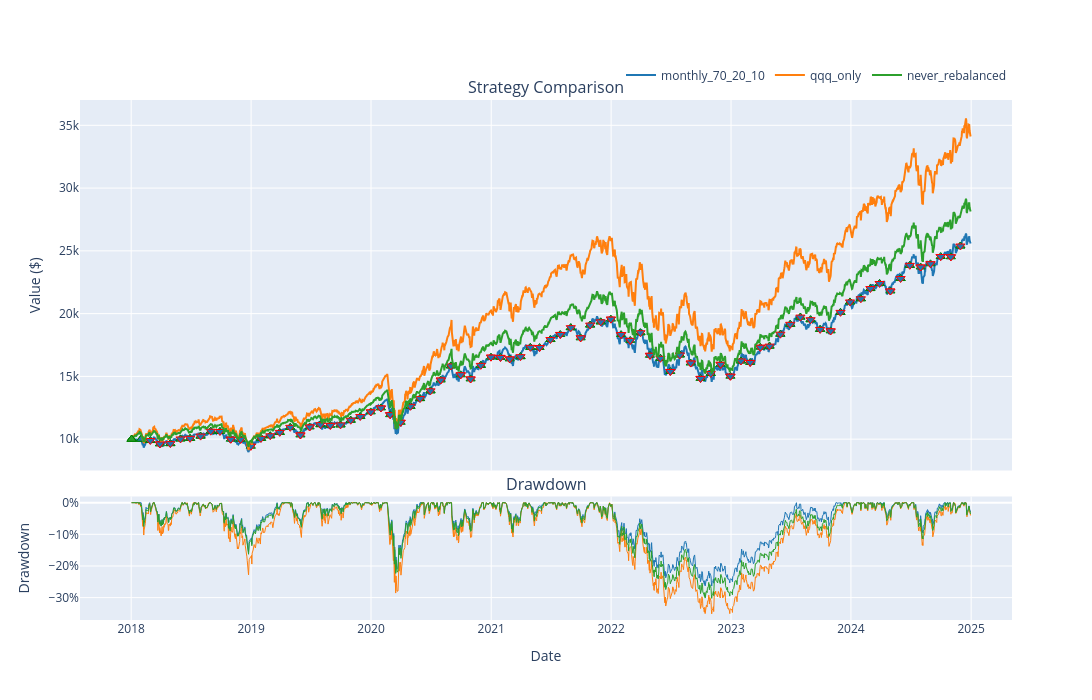

The cell this chart's notebook holds for it:
### Code cell
comparison.plot_interactive()

### Figure 1 — Plotly figure (JSON) as saved in the notebook; plotly's stock layout.template omitted (floating-point values rounded to 4 significant figures; data arrays with more than 128 entries replaced by an {"elided": "..."} marker saying what was removed)
{"data": [{"hoverinfo": "none", "legendgroup": "monthly_70_20_10", "line": {"color": "#1f77b4", "width": 2}, "mode": "lines", "name": "monthly_70_20_10", "type": "scatter", "x": {"elided": "1760 str values"}, "xaxis": "x", "y": {"elided": "1760 float values"}, "yaxis": "y"}, {"hovertemplate": "%{x|%Y-%m-%d}<br>%{text}<extra></extra>", "legendgroup": "monthly_70_20_10", "marker": {"color": "#1f77b4", "line": {"color": "green", "width": 1}, "size": 8, "symbol": "triangle-up"}, "mode": "markers", "name": "monthly_70_20_10 Buy", "showlegend": false, "text": {"elided": "130 str values"}, "type": "scatter", "x": {"elided": "130 str values"}, "xaxis": "x", "y": {"elided": "130 float values"}, "yaxis": "y"}, {"hovertemplate": "%{x|%Y-%m-%d}<br>%{text}<extra></extra>", "legendgroup": "monthly_70_20_10", "marker": {"color": "#1f77b4", "line": {"color": "red", "width": 1}, "size": 8, "symbol": "triangle-down"}, "mode": "markers", "name": "monthly_70_20_10 Sell", "showlegend": false, "text": ["monthly_70_20_10 SELL BIL<br>$75.02 × 0.32", "monthly_70_20_10 SELL BIL<br>$75.11 × 0.76", "monthly_70_20_10 SELL GLD<br>$125.79 × 0.27", "monthly_70_20_10 SELL QQQ<br>$152.98 × 0.10", "monthly_70_20_10 SELL QQQ<br>$161.66 × 0.75", "monthly_70_20_10 SELL QQQ<br>$163.51 × 0.29", "monthly_70_20_10 SELL QQQ<br>$168.09 × 0.43", "monthly_70_20_10 SELL QQQ<br>$177.80 × 0.77", "monthly_70_20_10 SELL BIL<br>$75.75 × 0.11", "monthly_70_20_10 SELL BIL<br>$75.88 × 1.66", "monthly_70_20_10 SELL GLD<br>$115.15 × 0.73", "monthly_70_20_10 SELL BIL<br>$76.02 × 0.08", "monthly_70_20_10 SELL GLD<br>$115.54 × 0.04", "monthly_70_20_10 SELL BIL<br>$76.16 × 1.50", "monthly_70_20_10 SELL GLD<br>$121.25 × 0.86", "monthly_70_20_10 SELL QQQ<br>$160.94 × 0.98", "monthly_70_20_10 SELL QQQ<br>$165.75 × 0.39", "monthly_70_20_10 SELL QQQ<br>$172.26 × 0.54", "monthly_70_20_10 SELL QQQ<br>$181.73 × 0.68", "monthly_70_20_10 SELL BIL<br>$76.87 × 1.64", "monthly_70_20_10 SELL GLD<br>$123.33 × 0.65", "monthly_70_20_10 SELL QQQ<br>$179.44 × 0.58", "monthly_70_20_10 SELL GLD<br>$133.20 × 0.14", "monthly_70_20_10 SELL QQQ<br>$183.63 × 0.28", "monthly_70_20_10 SELL BIL<br>$77.28 × 0.19", "monthly_70_20_10 SELL GLD<br>$143.75 × 0.65", "monthly_70_20_10 SELL QQQ<br>$181.80 × 0.25", "monthly_70_20_10 SELL QQQ<br>$189.76 × 0.42", "monthly_70_20_10 SELL QQQ<br>$197.48 × 0.62", "monthly_70_20_10 SELL QQQ<br>$205.15 × 0.31", "monthly_70_20_10 SELL GLD<br>$142.90 × 0.05", "monthly_70_20_10 SELL QQQ<br>$211.39 × 0.18", "monthly_70_20_10 SELL GLD<br>$149.33 × 0.15", "monthly_70_20_10 SELL BIL<br>$77.89 × 1.41", "monthly_70_20_10 SELL GLD<br>$148.38 × 0.31", "monthly_70_20_10 SELL BIL<br>$78.05 × 1.62", "monthly_70_20_10 SELL GLD<br>$148.05 × 0.39", "monthly_70_20_10 SELL QQQ<br>$211.68 × 1.41", "monthly_70_20_10 SELL QQQ<br>$225.66 × 0.68", "monthly_70_20_10 SELL QQQ<br>$239.84 × 0.62", "monthly_70_20_10 SELL QQQ<br>$257.46 × 0.42", "monthly_70_20_10 SELL GLD<br>$185.43 × 0.34", "monthly_70_20_10 SELL QQQ<br>$285.64 × 1.20", "monthly_70_20_10 SELL BIL<br>$78.01 × 1.80", "monthly_70_20_10 SELL GLD<br>$177.12 × 0.03", "monthly_70_20_10 SELL BIL<br>$78.02 × 0.85", "monthly_70_20_10 SELL GLD<br>$176.20 × 0.14", "monthly_70_20_10 SELL QQQ<br>$290.23 × 1.40", "monthly_70_20_10 SELL QQQ<br>$304.46 × 0.28", "monthly_70_20_10 SELL GLD<br>$178.36 × 0.26", "monthly_70_20_10 SELL QQQ<br>$305.26 × 0.15", "monthly_70_20_10 SELL BIL<br>$78.01 × 0.06", "monthly_70_20_10 SELL QQQ<br>$304.85 × 0.22", "monthly_70_20_10 SELL BIL<br>$78.01 × 0.30", "monthly_70_20_10 SELL QQQ<br>$310.08 × 0.23", "monthly_70_20_10 SELL QQQ<br>$328.41 × 0.50", "monthly_70_20_10 SELL BIL<br>$77.99 × 0.03", "monthly_70_20_10 SELL GLD<br>$178.38 × 0.75", "monthly_70_20_10 SELL QQQ<br>$344.78 × 0.91", "monthly_70_20_10 SELL QQQ<br>$354.65 × 0.22", "monthly_70_20_10 SELL GLD<br>$169.82 × 0.03", "monthly_70_20_10 SELL QQQ<br>$369.61 × 0.44", "monthly_70_20_10 SELL BIL<br>$77.96 × 2.09", "monthly_70_20_10 SELL GLD<br>$164.22 × 0.12", "monthly_70_20_10 SELL QQQ<br>$376.02 × 0.74", "monthly_70_20_10 SELL QQQ<br>$383.53 × 0.23", "monthly_70_20_10 SELL QQQ<br>$387.94 × 0.01", "monthly_70_20_10 SELL GLD<br>$170.96 × 0.24", "monthly_70_20_10 SELL BIL<br>$77.94 × 3.16", "monthly_70_20_10 SELL GLD<br>$168.09 × 0.54", "monthly_70_20_10 SELL BIL<br>$77.92 × 1.18", "monthly_70_20_10 SELL GLD<br>$178.38 × 0.89", "monthly_70_20_10 SELL QQQ<br>$353.95 × 0.45", "monthly_70_20_10 SELL BIL<br>$77.95 × 4.61", "monthly_70_20_10 SELL GLD<br>$176.91 × 0.80", "monthly_70_20_10 SELL BIL<br>$77.97 × 0.63", "monthly_70_20_10 SELL BIL<br>$78.03 × 2.72", "monthly_70_20_10 SELL GLD<br>$168.46 × 0.47", "monthly_70_20_10 SELL QQQ<br>$308.58 × 1.40", "monthly_70_20_10 SELL BIL<br>$78.21 × 1.73", "monthly_70_20_10 SELL GLD<br>$159.27 × 0.09", "monthly_70_20_10 SELL BIL<br>$78.37 × 3.21", "monthly_70_20_10 SELL GLD<br>$154.67 × 0.49", "monthly_70_20_10 SELL QQQ<br>$272.38 × 0.51", "monthly_70_20_10 SELL QQQ<br>$287.48 × 0.28", "monthly_70_20_10 SELL GLD<br>$164.81 × 0.34", "monthly_70_20_10 SELL BIL<br>$79.03 × 2.55", "monthly_70_20_10 SELL GLD<br>$169.64 × 0.84", "monthly_70_20_10 SELL QQQ<br>$289.40 × 0.93", "monthly_70_20_10 SELL QQQ<br>$288.36 × 0.14", "monthly_70_20_10 SELL BIL<br>$79.53 × 0.43", "monthly_70_20_10 SELL QQQ<br>$315.73 × 0.71", "monthly_70_20_10 SELL GLD<br>$183.22 × 0.04", "monthly_70_20_10 SELL GLD<br>$184.80 × 0.03", "monthly_70_20_10 SELL QQQ<br>$342.36 × 0.86", "monthly_70_20_10 SELL QQQ<br>$363.94 × 0.71", "monthly_70_20_10 SELL QQQ<br>$377.99 × 0.30", "monthly_70_20_10 SELL BIL<br>$81.52 × 0.76", "monthly_70_20_10 SELL BIL<br>$81.85 × 2.07", "monthly_70_20_10 SELL BIL<br>$82.20 × 0.48", "monthly_70_20_10 SELL GLD<br>$184.09 × 0.81", "monthly_70_20_10 SELL QQQ<br>$383.61 × 0.99", "monthly_70_20_10 SELL QQQ<br>$405.05 × 0.51", "monthly_70_20_10 SELL QQQ<br>$412.42 × 0.21", "monthly_70_20_10 SELL QQQ<br>$434.20 × 0.50", "monthly_70_20_10 SELL GLD<br>$205.72 × 0.73", "monthly_70_20_10 SELL BIL<br>$84.37 × 1.65", "monthly_70_20_10 SELL GLD<br>$211.87 × 0.60", "monthly_70_20_10 SELL QQQ<br>$446.38 × 0.54", "monthly_70_20_10 SELL QQQ<br>$475.26 × 0.63", "monthly_70_20_10 SELL BIL<br>$85.48 × 0.56", "monthly_70_20_10 SELL GLD<br>$226.55 × 0.62", "monthly_70_20_10 SELL QQQ<br>$472.44 × 0.01", "monthly_70_20_10 SELL GLD<br>$231.29 × 0.10", "monthly_70_20_10 SELL QQQ<br>$484.83 × 0.07", "monthly_70_20_10 SELL GLD<br>$243.06 × 0.26", "monthly_70_20_10 SELL BIL<br>$86.58 × 0.28", "monthly_70_20_10 SELL GLD<br>$253.51 × 0.43", "monthly_70_20_10 SELL QQQ<br>$506.35 × 0.63"], "type": "scatter", "x": ["2018-02-28T05:00:00.000000", "2018-03-29T04:00:00.000000", "2018-03-29T04:00:00.000000", "2018-04-30T04:00:00.000000", "2018-05-31T04:00:00.000000", "2018-06-29T04:00:00.000000", "2018-07-31T04:00:00.000000", "2018-08-31T04:00:00.000000", "2018-09-28T04:00:00.000000", "2018-10-31T04:00:00.000000", "2018-10-31T04:00:00.000000", "2018-11-30T05:00:00.000000", "2018-11-30T05:00:00.000000", "2018-12-31T05:00:00.000000", "2018-12-31T05:00:00.000000", "2019-01-31T05:00:00.000000", "2019-02-28T05:00:00.000000", "2019-03-29T04:00:00.000000", "2019-04-30T04:00:00.000000", "2019-05-31T04:00:00.000000", "2019-05-31T04:00:00.000000", "2019-06-28T04:00:00.000000", "2019-06-28T04:00:00.000000", "2019-07-31T04:00:00.000000", "2019-08-30T04:00:00.000000", "2019-08-30T04:00:00.000000", "2019-09-30T04:00:00.000000", "2019-10-31T04:00:00.000000", "2019-11-29T05:00:00.000000", "2019-12-31T05:00:00.000000", "2019-12-31T05:00:00.000000", "2020-01-31T05:00:00.000000", "2020-01-31T05:00:00.000000", "2020-02-28T05:00:00.000000", "2020-02-28T05:00:00.000000", "2020-03-31T04:00:00.000000", "2020-03-31T04:00:00.000000", "2020-04-30T04:00:00.000000", "2020-05-29T04:00:00.000000", "2020-06-30T04:00:00.000000", "2020-07-31T04:00:00.000000", "2020-07-31T04:00:00.000000", "2020-08-31T04:00:00.000000", "2020-09-30T04:00:00.000000", "2020-09-30T04:00:00.000000", "2020-10-30T04:00:00.000000", "2020-10-30T04:00:00.000000", "2020-11-30T05:00:00.000000", "2020-12-31T05:00:00.000000", "2020-12-31T05:00:00.000000", "2021-01-29T05:00:00.000000", "2021-01-29T05:00:00.000000", "2021-02-26T05:00:00.000000", "2021-02-26T05:00:00.000000", "2021-03-31T04:00:00.000000", "2021-04-30T04:00:00.000000", "2021-05-28T04:00:00.000000", "2021-05-28T04:00:00.000000", "2021-06-30T04:00:00.000000", "2021-07-30T04:00:00.000000", "2021-07-30T04:00:00.000000", "2021-08-31T04:00:00.000000", "2021-09-30T04:00:00.000000", "2021-09-30T04:00:00.000000", "2021-10-29T04:00:00.000000", "2021-11-30T05:00:00.000000", "2021-12-31T05:00:00.000000", "2021-12-31T05:00:00.000000", "2022-01-31T05:00:00.000000", "2022-01-31T05:00:00.000000", "2022-02-28T05:00:00.000000", "2022-02-28T05:00:00.000000", "2022-03-31T04:00:00.000000", "2022-04-29T04:00:00.000000", "2022-04-29T04:00:00.000000", "2022-05-31T04:00:00.000000", "2022-06-30T04:00:00.000000", "2022-06-30T04:00:00.000000", "2022-07-29T04:00:00.000000", "2022-08-31T04:00:00.000000", "2022-08-31T04:00:00.000000", "2022-09-30T04:00:00.000000", "2022-09-30T04:00:00.000000", "2022-10-31T04:00:00.000000", "2022-11-30T05:00:00.000000", "2022-11-30T05:00:00.000000", "2022-12-30T05:00:00.000000", "2022-12-30T05:00:00.000000", "2023-01-31T05:00:00.000000", "2023-02-28T05:00:00.000000", "2023-02-28T05:00:00.000000", "2023-03-31T04:00:00.000000", "2023-03-31T04:00:00.000000", "2023-04-28T04:00:00.000000", "2023-05-31T04:00:00.000000", "2023-06-30T04:00:00.000000", "2023-07-31T04:00:00.000000", "2023-08-31T04:00:00.000000", "2023-09-29T04:00:00.000000", "2023-10-31T04:00:00.000000", "2023-10-31T04:00:00.000000", "2023-11-30T05:00:00.000000", "2023-12-29T05:00:00.000000", "2024-01-31T05:00:00.000000", "2024-02-29T05:00:00.000000", "2024-03-28T04:00:00.000000", "2024-04-30T04:00:00.000000", "2024-04-30T04:00:00.000000", "2024-05-31T04:00:00.000000", "2024-06-28T04:00:00.000000", "2024-07-31T04:00:00.000000", "2024-07-31T04:00:00.000000", "2024-08-30T04:00:00.000000", "2024-08-30T04:00:00.000000", "2024-09-30T04:00:00.000000", "2024-09-30T04:00:00.000000", "2024-10-31T04:00:00.000000", "2024-10-31T04:00:00.000000", "2024-11-29T05:00:00.000000"], "xaxis": "x", "y": [9890.0, 9617.0, 9617.0, 9643.0, 10020.0, 10060.0, 10240.0, 10640.0, 10610.0, 10000.0, 10000.0, 9989.0, 9989.0, 9436.0, 9436.0, 10060.0, 10270.0, 10540.0, 10940.0, 10340.0, 10340.0, 10970.0, 10970.0, 11160.0, 11100.0, 11100.0, 11140.0, 11510.0, 11800.0, 12170.0, 12170.0, 12490.0, 12490.0, 11950.0, 11950.0, 11340.0, 11340.0, 12620.0, 13230.0, 13850.0, 14710.0, 14710.0, 15830.0, 15130.0, 15130.0, 14800.0, 14800.0, 15880.0, 16540.0, 16540.0, 16510.0, 16510.0, 16390.0, 16390.0, 16570.0, 17320.0, 17300.0, 17300.0, 17940.0, 18340.0, 18340.0, 18880.0, 18070.0, 18070.0, 19090.0, 19340.0, 19560.0, 19560.0, 18330.0, 18330.0, 17870.0, 17870.0, 18480.0, 16680.0, 16680.0, 16440.0, 15390.0, 15390.0, 16710.0, 16060.0, 16060.0, 14840.0, 14840.0, 15230.0, 15960.0, 15960.0, 15010.0, 15010.0, 16230.0, 16110.0, 16110.0, 17320.0, 17320.0, 17410.0, 18360.0, 19150.0, 19720.0, 19510.0, 18740.0, 18630.0, 18630.0, 20100.0, 20930.0, 21180.0, 22000.0, 22400.0, 21800.0, 21800.0, 22800.0, 23840.0, 23710.0, 23710.0, 23970.0, 23970.0, 24550.0, 24550.0, 24530.0, 24530.0, 25390.0], "yaxis": "y"}, {"hoverinfo": "none", "legendgroup": "monthly_70_20_10", "line": {"color": "#1f77b4", "width": 1}, "mode": "lines", "name": "monthly_70_20_10 DD", "showlegend": false, "type": "scatter", "x": {"elided": "1760 str values"}, "xaxis": "x2", "y": {"elided": "1760 float values"}, "yaxis": "y2"}, {"hoverinfo": "none", "legendgroup": "qqq_only", "line": {"color": "#ff7f0e", "width": 2}, "mode": "lines", "name": "qqq_only", "type": "scatter", "x": {"elided": "1760 str values"}, "xaxis": "x", "y": {"elided": "1760 float values"}, "yaxis": "y"}, {"hovertemplate": "%{x|%Y-%m-%d}<br>%{text}<extra></extra>", "legendgroup": "qqq_only", "marker": {"color": "#ff7f0e", "line": {"color": "green", "width": 1}, "size": 8, "symbol": "triangle-up"}, "mode": "markers", "name": "qqq_only Buy", "showlegend": false, "text": ["qqq_only BUY QQQ<br>$150.41 × 66.48"], "type": "scatter", "x": ["2018-01-02T05:00:00.000000"], "xaxis": "x", "y": [10000], "yaxis": "y"}, {"hoverinfo": "none", "legendgroup": "qqq_only", "line": {"color": "#ff7f0e", "width": 1}, "mode": "lines", "name": "qqq_only DD", "showlegend": false, "type": "scatter", "x": {"elided": "1760 str values"}, "xaxis": "x2", "y": {"elided": "1760 float values"}, "yaxis": "y2"}, {"hoverinfo": "none", "legendgroup": "never_rebalanced", "line": {"color": "#2ca02c", "width": 2}, "mode": "lines", "name": "never_rebalanced", "type": "scatter", "x": {"elided": "1760 str values"}, "xaxis": "x", "y": {"elided": "1760 float values"}, "yaxis": "y"}, {"hovertemplate": "%{x|%Y-%m-%d}<br>%{text}<extra></extra>", "legendgroup": "never_rebalanced", "marker": {"color": "#2ca02c", "line": {"color": "green", "width": 1}, "size": 8, "symbol": "triangle-up"}, "mode": "markers", "name": "never_rebalanced Buy", "showlegend": false, "text": ["never_rebalanced BUY QQQ<br>$150.41 × 46.54", "never_rebalanced BUY BIL<br>$74.86 × 26.71", "never_rebalanced BUY GLD<br>$125.15 × 7.99"], "type": "scatter", "x": ["2018-01-02T05:00:00.000000", "2018-01-02T05:00:00.000000", "2018-01-02T05:00:00.000000"], "xaxis": "x", "y": [10000, 10000, 10000], "yaxis": "y"}, {"hoverinfo": "none", "legendgroup": "never_rebalanced", "line": {"color": "#2ca02c", "width": 1}, "mode": "lines", "name": "never_rebalanced DD", "showlegend": false, "type": "scatter", "x": {"elided": "1760 str values"}, "xaxis": "x2", "y": {"elided": "1760 float values"}, "yaxis": "y2"}], "layout": {"annotations": [{"font": {"size": 16}, "showarrow": false, "text": "Strategy Comparison", "x": 0.5, "xanchor": "center", "xref": "paper", "y": 1.0, "yanchor": "bottom", "yref": "paper"}, {"font": {"size": 16}, "showarrow": false, "text": "Drawdown", "x": 0.5, "xanchor": "center", "xref": "paper", "y": 0.2375, "yanchor": "bottom", "yref": "paper"}], "height": 700, "hovermode": "closest", "legend": {"orientation": "h", "x": 1, "xanchor": "right", "y": 1.02, "yanchor": "bottom"}, "width": 1200, "xaxis": {"anchor": "y", "domain": [0, 1], "matches": "x2", "showticklabels": false}, "xaxis2": {"anchor": "y2", "domain": [0, 1], "title": {"text": "Date"}}, "yaxis": {"anchor": "x", "domain": [0.2875, 1.0], "title": {"text": "Value ($)"}}, "yaxis2": {"anchor": "x2", "domain": [0, 0.2375], "tickformat": ".0%", "title": {"text": "Drawdown"}}}}
